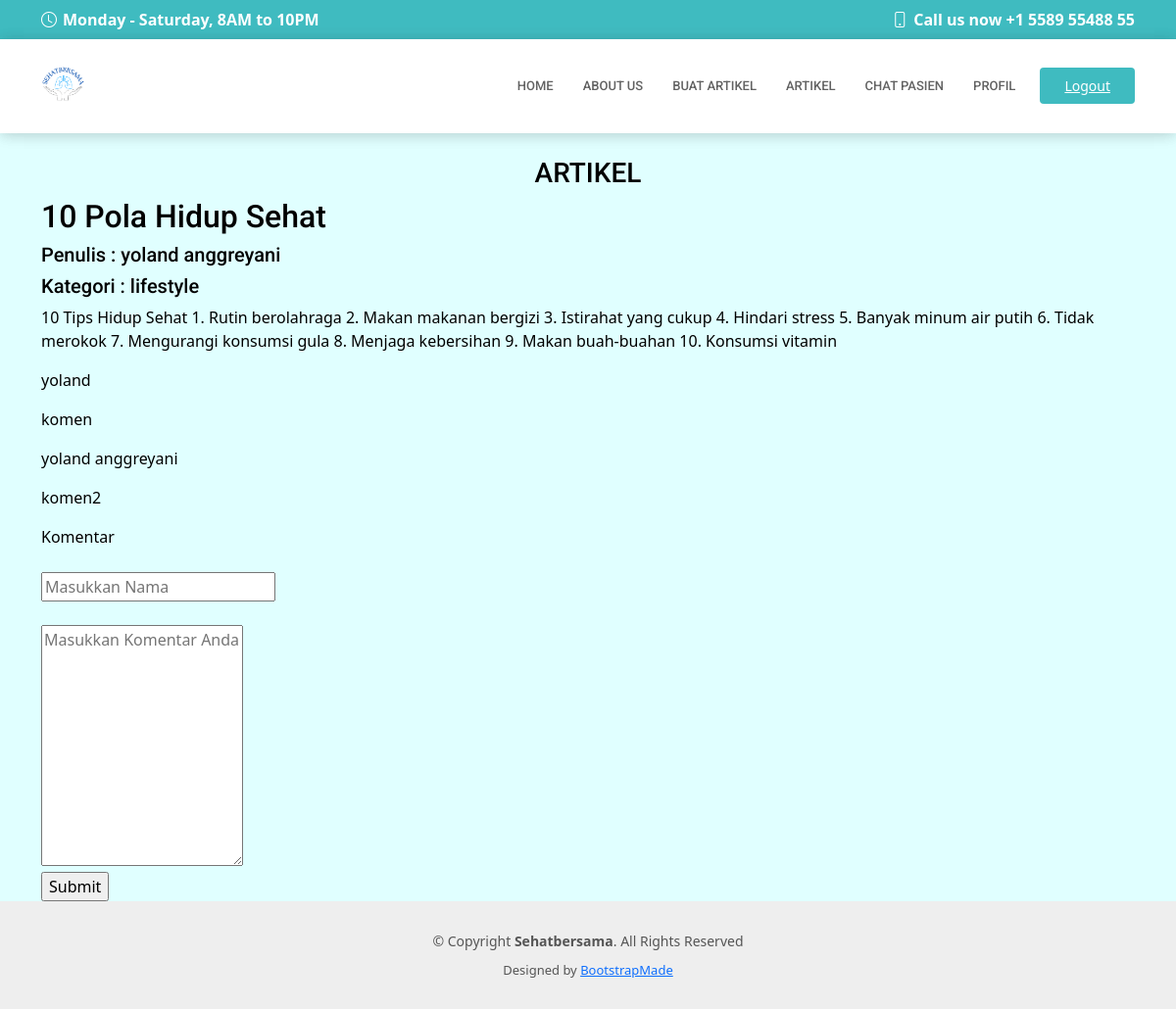
The app's page /detail.php?detail=1 with its own data.
### tables this page shows
CREATE TABLE `artikell` (
  `id_artikel` int(10) NOT NULL,
  `judul` varchar(100) NOT NULL,
  `nama` varchar(100) NOT NULL,
  `kategori` varchar(32) NOT NULL,
  `isi` text NOT NULL,
  `id_dokter` int(10) NOT NULL,
  `id_admin` int(10) NOT NULL
);

CREATE TABLE `artikelkomen` (
  `id_komen` int(10) NOT NULL,
  `id_artikel` int(11) NOT NULL,
  `nama` varchar(100) NOT NULL,
  `isi_komen` text NOT NULL
);

### detail.php (the view, shortened to what this page needs)
<?php
include "header.php";
include "koneksi.php";
?>
<!DOCTYPE html>
<html lang="en">
<head>
    <link href="https://cdn.jsdelivr.net/npm/bootstrap@5.1.3/dist/css/bootstrap.min.css" rel="stylesheet">
</head>
<body>
    <div class="container" style="margin-top:80px;" >
        <h3 class="text-center">ARTIKEL</h3>
    <?php
        $id = $_GET['detail'];
        if(isset($_GET['detail'])) {
        $query = "SELECT * FROM artikell WHERE id_artikel = '$id' ";
        $hasil = mysqli_query($con, $query);
        while($data = mysqli_fetch_array($hasil)) { ?>
        <h2><?php echo "" . $data["judul"]. "<br>"; ?></h2>
        <h5><?php echo "Penulis : " .$data["nama"]; ?></h5>
        <h5><?php echo "Kategori : " .$data["kategori"]; ?></h5>
        <p><?php echo "" .$data["isi"]. "<br>";  ?></p>
        <?php include 'komen.php'; ?>
    <?php } } ?>
    <?php include "footer.php"; ?>
</body>
</html>

### header.php (shortened to what this page needs)
<!DOCTYPE html>
<html lang="en">
<head>
  <link href="assets/vendor/animate.css/animate.min.css" rel="stylesheet">
  <link href="assets/vendor/aos/aos.css" rel="stylesheet">
  <link href="assets/vendor/bootstrap/css/bootstrap.min.css" rel="stylesheet">
  <link href="assets/vendor/bootstrap-icons/bootstrap-icons.css" rel="stylesheet">
  <link href="assets/vendor/boxicons/css/boxicons.min.css" rel="stylesheet">
  <link href="assets/vendor/fontawesome-free/css/all.min.css" rel="stylesheet">
  <link href="assets/vendor/glightbox/css/glightbox.min.css" rel="stylesheet">
  <link href="assets/vendor/swiper/swiper-bundle.min.css" rel="stylesheet">
  <link href="assets/css/style.css" rel="stylesheet">
</head>
<body>
  <div id="topbar" class="d-flex align-items-center fixed-top">
    <div class="container d-flex align-items-center justify-content-center justify-content-md-between">
      <div class="align-items-center d-none d-md-flex">
        <i class="bi bi-clock"></i> Monday - Saturday, 8AM to 10PM
      </div>
      <div class="d-flex align-items-center">
        <i class="bi bi-phone"></i> Call us now +1 5589 55488 55
      </div>
    </div>
  </div>
  <header id="header" class="fixed-top">
    <div class="container d-flex align-items-center">
      <a href="index.html" class="logo me-auto"><img src="assets/img/SEHATBERSAMA.png" alt=""></a>
      <nav id="navbar" class="navbar order-last order-lg-0">
        <ul>
          <li><a class="nav-link scrollto " href="index2.php">Home</a></li>
          <li><a class="nav-link scrollto" href="index2.php">About Us</a></li>
          <li><a class="nav-link scrollto" href="artikel.php">Buat Artikel</a></li>
          <li><a class="nav-link scrollto" href="tampilartikel.php">Artikel</a></li>
          <li><a class="nav-link scrollto" href="chat.php">Chat Pasien</a></li>
          <li><a class="nav-link scrollto" href="profil.php">Profil</a></li>
        </ul>
      </nav>
      <a href="login.php" class="appointment-btn scrollto"><span class="d-none d-md-inline">Logout</span> </a>
  </header>
</body>
</html>

### komen.php (shortened to what this page needs)
<?php include "header.php";?>
<!DOCTYPE html>
<html lang="en">
<head>
    <link href="https://cdn.jsdelivr.net/npm/bootstrap@5.1.3/dist/css/bootstrap.min.css" rel="stylesheet">
</head>
<body>
    <?php
        include "koneksi.php";
        $id       = $_GET['detail'];
        $query    = "SELECT * FROM artikelkomen WHERE id_artikel = '$id' ";
        $hasil    = mysqli_query($con, $query);
        while($data=mysqli_fetch_array($hasil))  { ?>
        <p><?php echo $data['nama']; ?></p>
        <p><?php echo $data['isi_komen']; ?></p>
    <?php } ?>
    <?php echo "Komentar"; ?>
    <br>
    <br>
    <form method="POST" style="background: lightcyan;">
        <input type="text" name="nama" placeholder="Masukkan Nama">
        <br>
        <br>
        <textarea name="isi" rows="10" placeholder="Masukkan Komentar Anda"></textarea> <br>
        <input type="submit" name="btnkomen">
    </form>
    </div>
</body>
</html>

### assets/css/style.css (style rules this page uses)
body { font-family: "Open Sans", sans-serif; color: #444444; }
a { color: #3fbbc0; text-decoration: none; }
h1, h2, h3, h4, h5, h6 { font-family: "Roboto", sans-serif; }
#topbar { background: #3fbbc0; color: #fff; height: 40px; font-size: 16px; font-weight: 600; z-index: 996; transition: all 0.5s; }
#topbar i { padding-right: 6px; line-height: 0; }
#header { background: #fff; transition: all 0.5s; z-index: 997; padding: 20px 0; top: 40px; box-shadow: 0px 2px 15px rgba(0, 0, 0, 0.1); }
#header .logo { font-size: 40px; margin: 0; padding: 0; line-height: 1; font-weight: 600; letter-spacing: 0.5px; text-transform: uppercase; }
#header .logo img { max-height: 45px; }
.appointment-btn { margin-left: 25px; background: #3fbbc0; color: #fff; border-radius: 4px; padding: 8px 25px; white-space: nowrap; transition: 0.3s; font-size: 14px; display: inline-block; }
.navbar { padding: 0; }
.navbar ul { margin: 0; padding: 0; display: flex; list-style: none; align-items: center; }
.navbar li { position: relative; }
.navbar a, .navbar a:focus { display: flex; align-items: center; justify-content: space-between; padding: 10px 0 10px 30px; font-family: "Roboto", sans-serif; font-size: 13px; color: #626262; white-space: nowrap; transition: 0.3s; text-transform: uppercase; font-weight: 500; }
body { background: lightcyan; padding-top: 10vh; }
form { background: #fff; }

### detail.php (style rules this page uses)
body { background: lightcyan; color: black; }

### komen.php (style rules this page uses)
body { background: lightcyan; color: black; }

### records on screen
artikell: judul "10 Pola Hidup Sehat", nama "yoland anggreyani", kategori "lifestyle", isi "10 Tips Hidup Sehat 1. Rutin berolahraga 2. Makan makanan bergizi 3. Istirahat yang cukup 4. Hindari stress 5. Banyak minum air putih 6. Tidak merokok 7. Mengurangi konsumsi gula 8. Menjaga kebersihan 9. Makan buah-buahan 10. Konsumsi vitamin"
artikelkomen: nama "yoland", isi_komen "komen"
artikelkomen: nama "yoland anggreyani", isi_komen "komen2"
